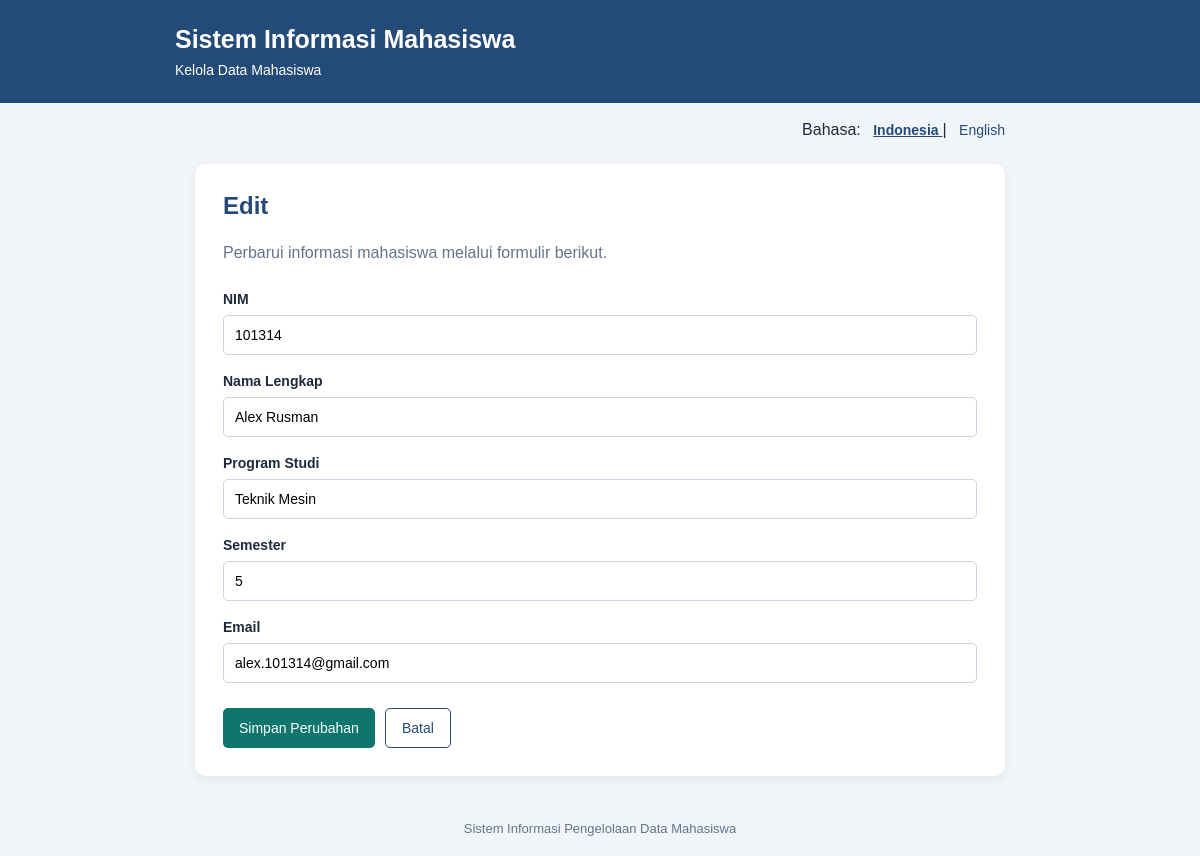
/student_management/mahasiswa/edit.php?id=7 (signed in), run on the app's committed database.
### tables this page shows
CREATE TABLE IF NOT EXISTS `mahasiswa` (
  `id` int NOT NULL AUTO_INCREMENT,
  `nim` varchar(20) NOT NULL DEFAULT 'NOT NULL',
  `nama` varchar(50) NOT NULL DEFAULT 'NOT NULL',
  `prodi` varchar(50) NOT NULL DEFAULT 'NOT NULL',
  `semester` tinyint NOT NULL,
  `email` varchar(50) NOT NULL,
  `created_at` timestamp NOT NULL DEFAULT (now()),
  PRIMARY KEY (`id`),
  UNIQUE KEY `Index 2` (`nim`)
);

### student_management/includes/language.php (called while the page is built, shortened)
<?php
$lang = $_SESSION['language'];
function translate($key)
{
    global $translations, $lang;
    return $translations[$lang][$key]
        ?? $translations['id'][$key]
        ?? $key;
}

### student_management/mahasiswa/edit.php (the view, shortened to what this page needs)
<?php
require_once '../includes/language.php';
require_once '../config/database.php';
$id = filter_input(INPUT_GET, 'id', FILTER_VALIDATE_INT);
$query = $pdo->prepare(
    "SELECT * FROM mahasiswa WHERE id = :id"
);
$query->execute(['id' => $id]);
$mahasiswa = $query->fetch(PDO::FETCH_ASSOC);
$nim = $mahasiswa['nim'];
$nama = $mahasiswa['nama'];
$prodi = $mahasiswa['prodi'];
$semester = $mahasiswa['semester'];
$email = $mahasiswa['email'];
?>
<!DOCTYPE html>
<html lang="<?= htmlspecialchars($lang, ENT_QUOTES, 'UTF-8'); ?>">
<head>
</head>
<body>
    <header class="header">
        <div class="header-content">
            <h1><?= htmlspecialchars(translate('system_name')); ?></h1>
            <p><?= htmlspecialchars(translate('student_management')); ?></p>
        </div>
    </header>
    <div class="language">
        <?= htmlspecialchars(translate('language')); ?>:
        <a href="?id=<?= (int) $id; ?>&lang=id"
           class="<?= $lang === 'id' ? 'active' : ''; ?>">
            Indonesia
        </a>
        |
        <a href="?id=<?= (int) $id; ?>&lang=en"
           class="<?= $lang === 'en' ? 'active' : ''; ?>">
            English
        </a>
    </div>
    <main class="container">
        <div class="card">
            <h2><?= htmlspecialchars(translate('edit_student')); ?></h2>
            <p class="description">
                <?= htmlspecialchars(translate('edit_description')); ?>
            </p>
            <form method="POST" action="edit.php?id=<?= (int) $id; ?>">
                <div class="form-group">
                    <label for="nim">
                        <?= htmlspecialchars(translate('student_number')); ?>
                    </label>
                    <input
                        type="text"
                        id="nim"
                        name="nim"
                        value="<?= htmlspecialchars($nim, ENT_QUOTES, 'UTF-8'); ?>"
                        maxlength="20"
                        required
                    >
                </div>
                <div class="form-group">
                    <label for="nama">
                        <?= htmlspecialchars(translate('full_name')); ?>
                    </label>
                    <input
                        type="text"
                        id="nama"
                        name="nama"
                        value="<?= htmlspecialchars($nama, ENT_QUOTES, 'UTF-8'); ?>"
                        maxlength="50"
                        required
                    >
                </div>
                <div class="form-group">
                    <label for="prodi">
                        <?= htmlspecialchars(translate('study_program')); ?>
                    </label>
                    <input
                        type="text"
                        id="prodi"
                        name="prodi"
                        value="<?= htmlspecialchars($prodi, ENT_QUOTES, 'UTF-8'); ?>"
                        maxlength="50"
                        required
                    >
                </div>
                <div class="form-group">
                    <label for="semester">
                        <?= htmlspecialchars(translate('semester')); ?>
                    </label>
                    <input
                        type="number"
                        id="semester"
                        name="semester"
                        value="<?= htmlspecialchars((string) $semester, ENT_QUOTES, 'UTF-8'); ?>"
                        min="1"
                        max="14"
                        required
                    >
                </div>
                <div class="form-group">
                    <label for="email">
                        <?= htmlspecialchars(translate('email')); ?>
                    </label>
                    <input
                        type="email"
                        id="email"
                        name="email"
                        value="<?= htmlspecialchars($email, ENT_QUOTES, 'UTF-8'); ?>"
                        maxlength="50"
                        required
                    >
                </div>
                <div class="actions">
                    <button type="submit" class="button button-save">
                        <?= htmlspecialchars(translate('save_changes')); ?>
                    </button>
                    <a href="index.php" class="button button-cancel">
                        <?= htmlspecialchars(translate('cancel')); ?>
                    </a>
                </div>
            </form>
        </div>
    </main>
    <footer class="footer">
        <?= htmlspecialchars(translate('footer')); ?>
    </footer>
</body>
</html>

### student_management/mahasiswa/edit.php (style rules this page uses)
* { box-sizing: border-box; }
body { margin: 0; font-family: Arial, sans-serif; background: #f1f5f9; color: #1e293b; }
.header { background: #244b78; color: white; padding: 25px 20px; }
.header-content { max-width: 850px; margin: auto; }
.header h1 { margin: 0 0 8px; font-size: 25px; }
.header p { margin: 0; font-size: 14px; }
.language { max-width: 850px; margin: 18px auto 0; padding: 0 20px; text-align: right; }
.language a { color: #244b78; text-decoration: none; margin-left: 8px; font-size: 14px; }
.language .active { font-weight: bold; text-decoration: underline; }
.container { max-width: 850px; margin: 25px auto; padding: 0 20px; }
.card { background: white; padding: 28px; border-radius: 10px; box-shadow: 0 3px 10px rgba(0, 0, 0, 0.06); }
.card h2 { margin-top: 0; color: #244b78; }
.description { color: #64748b; line-height: 1.6; margin-bottom: 25px; }
.form-group { margin-bottom: 18px; }
label { display: block; font-weight: bold; font-size: 14px; margin-bottom: 8px; }
input { width: 100%; padding: 11px; border: 1px solid #cbd5e1; border-radius: 5px; font-size: 14px; }
.actions { display: flex; gap: 10px; flex-wrap: wrap; margin-top: 25px; }
.button { display: inline-block; padding: 11px 16px; border: none; border-radius: 5px; font-size: 14px; text-decoration: none; cursor: pointer; }
.button-save { background: #0f766e; color: white; }
.button-cancel { background: white; color: #244b78; border: 1px solid #244b78; }
.footer { text-align: center; color: #64748b; font-size: 13px; padding: 20px; }

### data on the page
mahasiswa: nim "101314", nama "Alex Rusman", prodi "Teknik Mesin", semester "5", email "alex.101314@gmail.com"

### other printed values
translate('system_name') "Sistem Informasi Mahasiswa"
translate('student_management') "Kelola Data Mahasiswa"
translate('language') "Bahasa"
translate('edit_student') "Edit"
translate('edit_description') "Perbarui informasi mahasiswa melalui formulir berikut."
translate('student_number') "NIM"
translate('full_name') "Nama Lengkap"
translate('study_program') "Program Studi"
translate('semester') "Semester"
translate('email') "Email"
translate('save_changes') "Simpan Perubahan"
translate('cancel') "Batal"
translate('footer') "Sistem Informasi Pengelolaan Data Mahasiswa"
